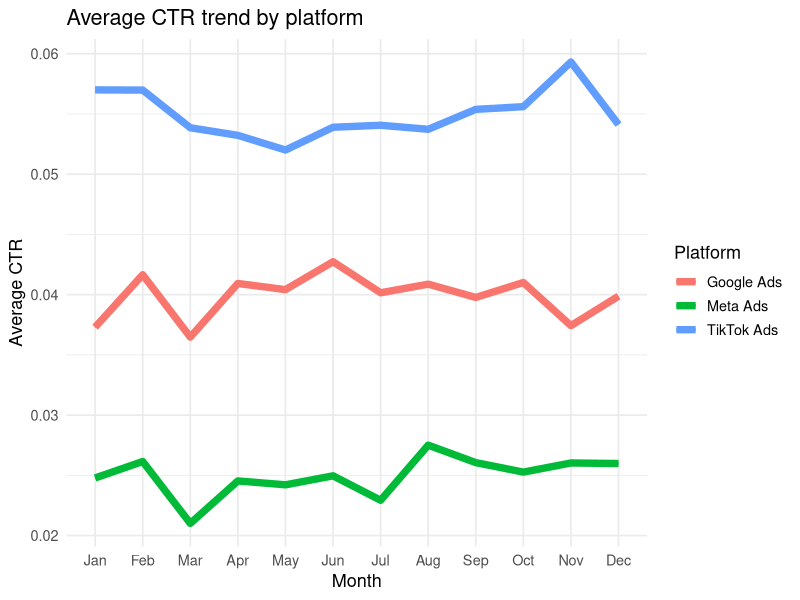
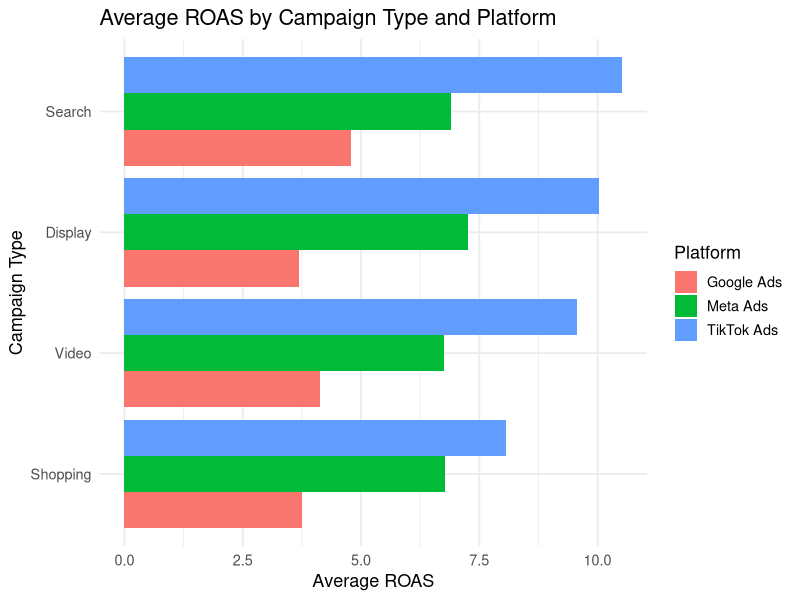
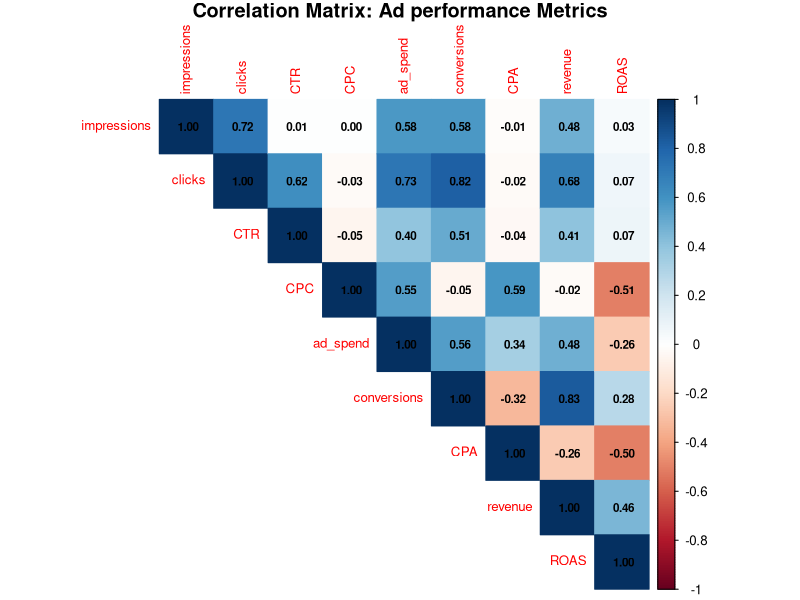
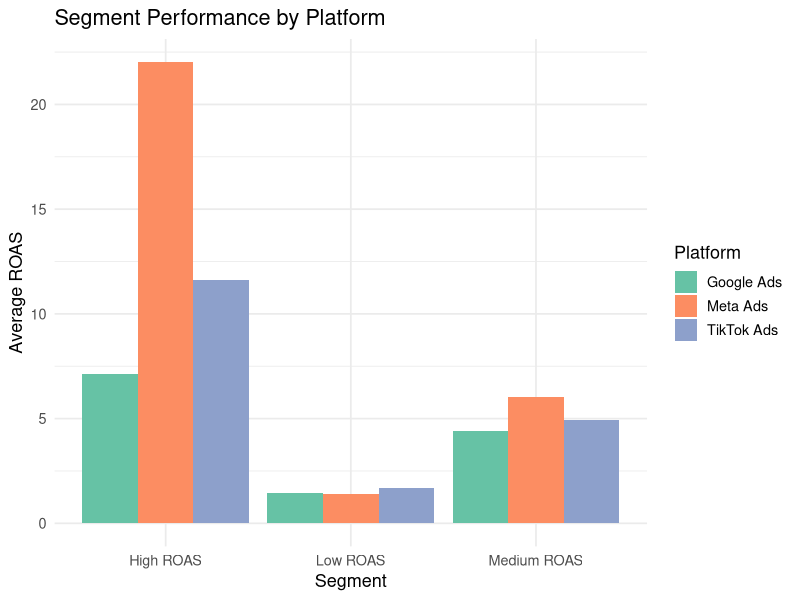

Generate these figures, in order, with R: (Note: this script raises an error after producing the figures.)
## ---- chunk 1
#install packages
install.packages("corrplot")
install.packages("scales")
install.packages("lubridate")
## ---- chunk 2
#load the libraries
library(ggplot2)
library(corrplot)
library(scales)
library(lubridate)
library(tidyverse)
## ---- chunk 3
#load the dataset
data <- read.csv("digital marketing campaign_cleaned.csv")
summary(data)
head(data)
## ---- chunk 4
#date formatting
data$date <- as.Date(data$date, format = "%m/%d/%Y")
data$month <- month(data$date, label = TRUE)
glimpse(data)
head(data)
## ---- chunk 5
#CTR trend analysis 
monthly_ctr <- data %>%
  group_by(month, platform)%>%
  summarise(avg_CTR = mean(CTR), avg_ROAS = mean(ROAS), total_conversions = sum(conversions), .groups = "drop")
#plotting the CTR trend by platform
ggplot(monthly_ctr, aes(x=month, y=avg_CTR, color=platform, group=platform))+
  geom_line(size = 1.2)+
  geom_line(size = 2.5)+
  labs(title = "Average CTR trend by platform", x ="Month", y ="Average CTR", color="Platform")+
  theme_minimal(base_size = 13)
## ---- chunk 6
#ROI by campaign type
roi_summary <- data %>%
  group_by(campaign_type, platform)%>%
  summarise(avg_ROAS = mean(ROAS), avg_CPA = mean(CPA), total_revenue =sum(revenue), total_spend =sum(ad_spend), .groups = "drop")
#plotting the ROI by campaign type
ggplot(roi_summary, aes(x=reorder(campaign_type, avg_ROAS), y=avg_ROAS, fill=platform))+
  geom_col(position ="dodge")+
  coord_flip()+
  labs(title = "Average ROAS by Campaign Type and Platform", x="Campaign Type", y ="Average ROAS", fill = "Platform")+
  theme_minimal(base_size=13)
## ---- chunk 7
#correlation analysis
numeric_data <- data %>%
  select(impressions, clicks, CTR, CPC, ad_spend, conversions, CPA, revenue, ROAS)
cor_matrix <- cor(numeric_data, use = "complete.obs")
corrplot(cor_matrix, method="color", type="upper", tl.cex=0.8, addCoef.col = "black", number.cex=0.7, title="Correlation Matrix: Ad performance Metrics", mar=c(0,0,1,0))
## ---- chunk 8
#segment performance by platfrom
segment_analysis <- data %>%
  group_by(segment, platform) %>%
  summarise(avg_ROAS = mean(ROAS), avg_CTR = mean(CTR), avg_CPA = mean(CPA),count = n(),.groups = "drop")

ggplot(segment_analysis, aes(x = segment, y = avg_ROAS, fill = platform)) +
  geom_col(position = "dodge") +
  labs(
    title = "Segment Performance by Platform",
    x = "Segment", y = "Average ROAS", fill = "Platform"
  ) +
  scale_fill_brewer(palette = "Set2") +
  theme_minimal(base_size = 13)
## ---- chunk 9
final_summary <- data %>%
  group_by(platform, campaign_type, industry) %>%
  summarise(
    avg_CTR = round(mean(CTR), 4),
    avg_ROAS = round(mean(ROAS), 2),
    avg_CPA = round(mean(CPA), 2),
    total_revenue = round(sum(revenue), 2),
    total_spend = round(sum(ad_spend), 2),
    total_conversions = sum(conversions),
    .groups = "drop"
  ) %>%
  arrange(desc(avg_ROAS))

write.csv(final_summary, "C:/Users/Kay-okerulu Somadina/OneDrive/Pictures/Digital Marketing Channel Performance Analysis/r_summary_output.csv" , row.names = FALSE)
